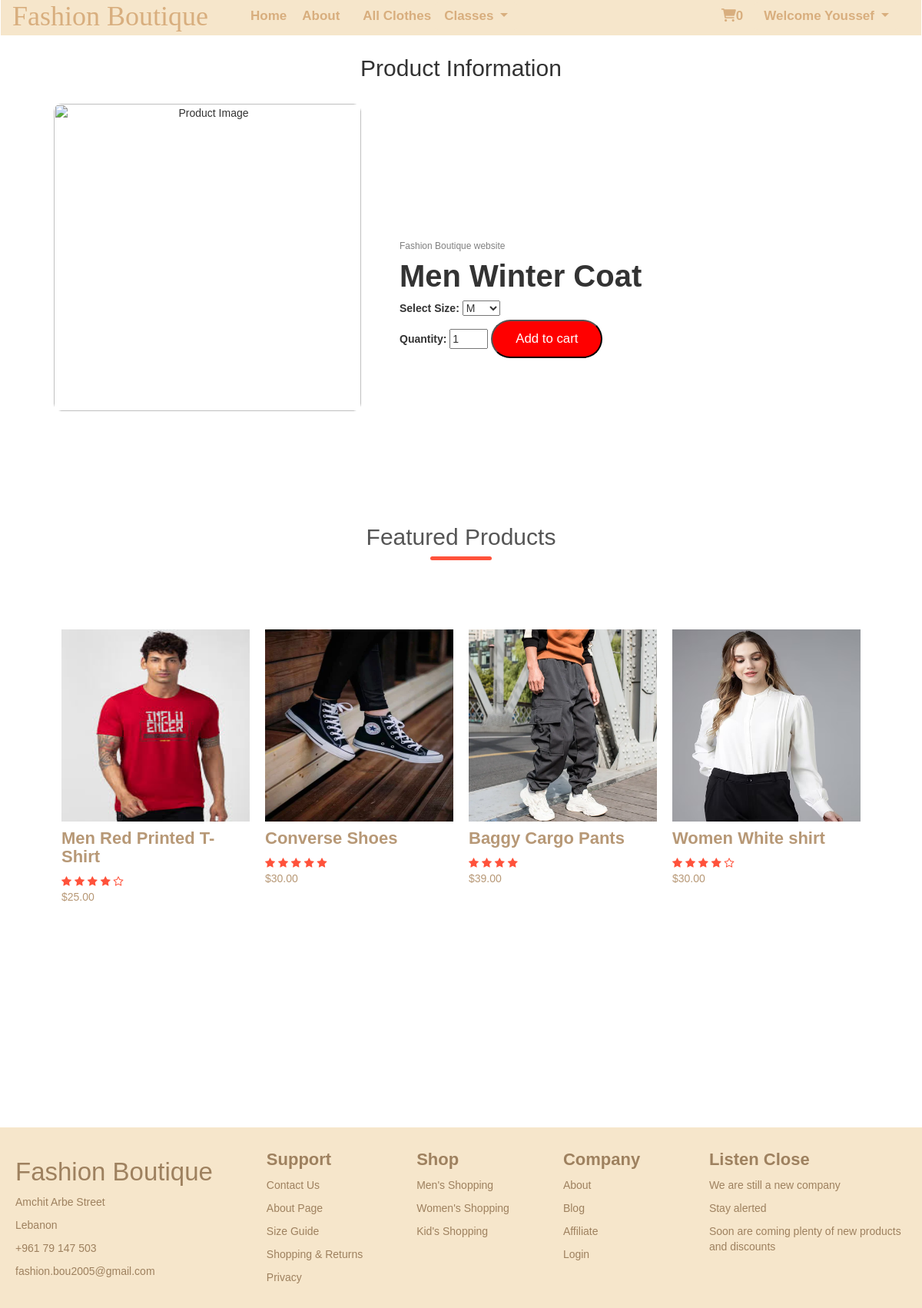
Page /innering.php?name=Men Winter Coat (signed in) on the committed database.
### tables this page shows
CREATE TABLE `product` (
  `ID` int(4) NOT NULL,
  `name` varchar(300) NOT NULL,
  `price` varchar(5) NOT NULL,
  `quantity` int(2) NOT NULL,
  `rating` varchar(500) NOT NULL,
  `image` text NOT NULL,
  `men` text NOT NULL,
  `women` text NOT NULL,
  `kids` text NOT NULL,
  `shoes` varchar(4) NOT NULL,
  `sale` text NOT NULL,
  `sale-percentage` int(2) NOT NULL
);

### innering.php (the view, shortened to what this page needs)
<?php
include("connection.php");
if(isset($_GET['name'])) {
  $pname = mysqli_real_escape_string($con, $_GET['name']);
  $sqll = "SELECT * FROM product WHERE name='$pname'";
  $ress = mysqli_query($con, $sqll);
  if(mysqli_num_rows($ress) > 0){
      $roww = mysqli_fetch_assoc($ress);
      $qty=$roww['quantity'];
  }
}
$un=$_SESSION['username_login'];
$select_rows = mysqli_query($con, "SELECT * FROM `cart` WHERE username='$un'") or die('query failed');
$row_count = mysqli_num_rows($select_rows);
?>
<!DOCTYPE html>
<html lang="en">
<head>
<link rel="stylesheet" href="https://cdnjs.cloudflare.com/ajax/libs/font-awesome/6.0.0/css/all.min.css">
    <link href="https://cdn.jsdelivr.net/npm/bootstrap@5.3.3/dist/css/bootstrap.min.css" rel="stylesheet">
    <link rel="stylesheet" href="https://maxcdn.bootstrapcdn.com/bootstrap/3.4.1/css/bootstrap.min.css">
    <link rel="stylesheet" href="https://cdnjs.cloudflare.com/ajax/libs/font-awesome/4.7.0/css/font-awesome.css" />
    <link rel="stylesheet" href="https://cdn.jsdelivr.net/npm/@fortawesome/fontawesome-free@6.4.2/css/fontawesome.min.css">
    <link rel="stylesheet" href="https://cdnjs.cloudflare.com/ajax/libs/font-awesome/4.7.0/css/font-awesome.min.css">
    <link rel="stylesheet" href="style3.css">
</head>
<body>
  <section id="sec1">
    <nav class="navbar navbar-expand-lg navbar-dark bg-white">
      <div class="container-fluid">
        <a class="navbar-brand">Fashion Boutique</a>
        <div class="collapse navbar-collapse" id="navbarNav">
          <ul class="navbar-nav">
            <li class="nav-item">
              <a class="nav-link" href="index.php">Home</a>
            </li>
            <li class="nav-item">
              <a class="nav-link" href="about.php">About</a>
            </li>
            <li class="nav-item">
              <li class="nav-item">
                <a class="nav-link" href="allproducts.php">All Clothes</a>
              </li>
              <div class="dropdown">
                <button type="button" class="btn btn-primary dropdown-toggle" id="dropdownButton" data-bs-toggle="dropdown">
                  Classes
                </button>
              </div>
            </ul>
            <ul class="navbar-nav ml-auto nav-icons aaaa">
              <li class="nav-item">
                <a class="nav-link" href="cart.php" ><i class="fa-solid fa-cart-shopping"></i><span><?php echo $row_count; ?></span></a>
              </li>
              <li class="nav-item">
                            <?php if(!empty($_SESSION['username_login'])){
                              echo "<div class='dropdown'>
                <button type='button' class='btn btn-primary dropdown-toggle' id='dropdownButton' data-bs-toggle='dropdown'>
                  Welcome {$_SESSION['username_login']}
                </button>
                <ul class='dropdown-menu'>
                  <li><a class='dropdown-item' href='logout.php'>Log Out</a></li>
                  <li><a class='dropdown-item' href='yourorders.php'>Your Orders</a></li>";
                            }
                            else{
               echo"<a class='nav-link' href='LoginSignup.php'><i class='fa-solid fa-user'></i></a>";
              }
              ?>
              </li>
            </ul>
          </div>
        </div>
      </nav>
    </section>
<form action="" method="post" id="productForm">
    <div id="productInfo">
        <h2 style="text-align: center;">Product Information</h2>
        <div class="product-container">
            <div class="image-container">
                <img id="productImage" src="" alt="Product Image">
            </div>
            <div class="details-container">
                <h6>Fashion Boutique website</h6>
                <h3 id="productName"></h3>
                <label for="sizeSelect">Select Size:</label>
                <select id="sizeSelect" name="size">
                    <option value="M">M</option>
                </select><br>
                <label for="quantityInput">Quantity:</label>
                <input type="number" id="quantityInput" name="quantity" min="1" max="<?php echo $qty ;?>" value="1" style="width: 50px;">
                <input type="submit" name="submit" id="bta" value="Add to cart">
            </div>
        </div>
    </div>
</form>
  <section id="sec4">
    <div class="ro">
      <h2> Featured Products </h2>
      <div class="row">
      <?php
$products = mysqli_query($con,"SELECT * FROM `product` LIMIT 4");
if (mysqli_num_rows($products) > 0) {
  while ($fetch_products = mysqli_fetch_assoc($products)) {
    $name=$fetch_products['name'];
    $price=$fetch_products['price'];
    $quantity=$fetch_products['quantity'];
    $rating=$fetch_products['rating'];
    $image=$fetch_products['image'];
    $shoes=$fetch_products['shoes'];
    $sale=$fetch_products['sale'];
    $salepercentage=$fetch_products['sale-percentage'];
    $nbrsale=$price-$price*($salepercentage/100);
    if($sale=='yes'){
     echo' <div class="imss"';
     if($quantity==0){echo' onclick="Innerimmg2(this)"';}
     elseif($shoes=='yes'){echo' onclick="Innerimmg3(this)"';}
     else{echo' onclick="Innerimmg(this)"';}
     echo'>
      <img src="' . $image .'">
      <h4>' . $name . '</h4>
      <h4 style="color: red;">Hot sale</h4>
      <div class="rating">' . $rating . '</div>
      <h6><s>$' . number_format($price, 2) . '</s><br><p><span style="font-size: medium;">$' . number_format($nbrsale, 2) . '</span></p></h6>
    </div>';
    }
    else{
    echo '<div class="imss"';
    if($quantity==0){echo' onclick="Innerimmg2(this)"';}
    elseif($shoes=='yes'){echo' onclick="Innerimmg3(this)"';}
    else{echo' onclick="Innerimmg(this)"';}
    echo'>
    <img src="' . $image . '" />
    <h4>' . $name . '</h4>
    <div class="rating">' . $rating . '</div>
    <p>$' . $price . '</p>
  </div>';
  }
}
}
?>
        </div>
     </div>
    </section>
    <section id="sec3">
        <div>
            <h1>Fashion Boutique</h1>
            <p>Amchit Arbe Street</p>
            <p>Lebanon</p>
            <p>+961 79 147 503</p>
            <p>fashion.bou2005@gmail.com</p>
        </div>
        <div>
            <h4>Support</h4>
            <p>Contact Us</p>
            <p>About Page</p>
            <p>Size Guide</p>
            <p>Shopping & Returns</p>
            <p>Privacy</p>
        </div>
        <div>
            <h4>Shop</h4>
            <p>Men's Shopping</p>
            <p>Women's Shopping</p>
            <p>Kid's Shopping</p>
        </div>
        <div>
            <h4>Company</h4>
            <p>About</p>
            <p>Blog</p>
            <p>Affiliate</p>
            <p>Login</p>
        </div>
        <div>
            <h4>Listen Close</h4>
            <p>We are still a new company</p>
            <p>Stay alerted</p>
            <p>Soon are coming plenty of new products and discounts</p>
        </div>
    </section>
</body>
</html>

### css code/style3.css (style rules this page uses)
.navbar-nav { display: flex; align-items: center; }
.navbar-nav .nav-item { margin-left: 10px; }
.nav-icons { float: right; }
.navbar-brand { font-family: awesome; font-size: 27pt; color: #D8AE7E; font-weight: 535; }
.navbar-nav > li > a { display: inline-block; position: relative; }
.navbar-brand { color: #D8AE7E; transition: color 0.3s; }
.container-fluid { background-color: #F6E6CB; }
.navbar-nav .nav-link { color: #D8AE7E; }
.nav-link { font-size: 17px; font-weight: 550; }
.navbar-collapse { justify-content: space-between; }
#sec1 { margin-top: -10px; }
h4 { font-size: 22px; font-weight: bold; }
.row { display: flex; flex-wrap: wrap; }
.ro { max-width: 1080px; margin: auto; padding-left: 25px; padding-right: 25px; }
.imss { flex-basis: 25%; padding:10px; min-width: 200px; margin-bottom: 50px; transition: 0.5s; }
.imss img { width: 245px; height: 250px; }
body { font-family: sans-serif; }
.rating .fa { color: #ff523b; }
#sec3 { background-color: #F6E6CB; display: grid; grid-template-columns: repeat(auto-fit,minmax(160px,auto)); gap: 3rem; margin-top: 220px; width: 100%; }
#sec3 > div { margin: 20px; }
#sec3 p ,#sec3 h1 , #sec3 h4 { color: #9e815f; }
#sec3 h1 { font-size: 33px; }
.product-container { display: flex; align-items: center; }
.image-container { width: 200px; margin-right: 20px; }
.image-container img { max-width: 100%; height: auto; }
.details-container { flex-grow: 1; }
.details-container h3 { margin-top: 0; }
.image-container { height: 500px; width: 500px; margin: 20px 0px 20px 20px; text-align: center; }
.image-container img { height: 400px; width: 400px; border-radius: 10px; }
#productName { font-weight: 650; font-size: 40px; }
.details-container h6 { color: gray; }
#bta { display: inline-block; background-color: red; color: white; padding: 8px 30px; border-radius: 30px; transition: 0.5s; font-size: larger; height: 50px; }
#sec4 h2 { text-align: center; margin: 0 auto 80px; position :relative; line-height: 60px; color: #555; }
#sec4 h2::after { content: ""; background: #ff523b; width: 80px; height: 5px; border-radius: 5px; position: absolute; bottom: 0; left:50%; transform: translateX(-50%); }
.aaaa { float: right; }
.dropdown button { background-color: #F6E6CB; color: #D8AE7E; border: #D8AE7E; font-size: 17px; font-weight: 550; }
.imss h4 , .imss p { color :#b79876; }

### innering.php (style rules this page uses)
:root { --blue:#2980b9; --red:tomato; --orange:orange; --black:#333; --white:#fff; --bg-color:#eee; --dark-bg:rgba(0,0,0,.7); --box-shadow:0 .5rem 1rem rgba(0,0,0,.1); --border:.1rem solid #999; }

### rows in the picture
product: image (picture), name "Men Red Printed T-Shirt", price "25.00"
product: image (picture), name "Converse Shoes", price "30.00"
product: image (picture), name "Baggy Cargo Pants", price "39.00"
product: image (picture), name "Women White shirt", price "30.00"

### other values in the picture
$row_count "0"
$_SESSION['username_login'] "Youssef"
